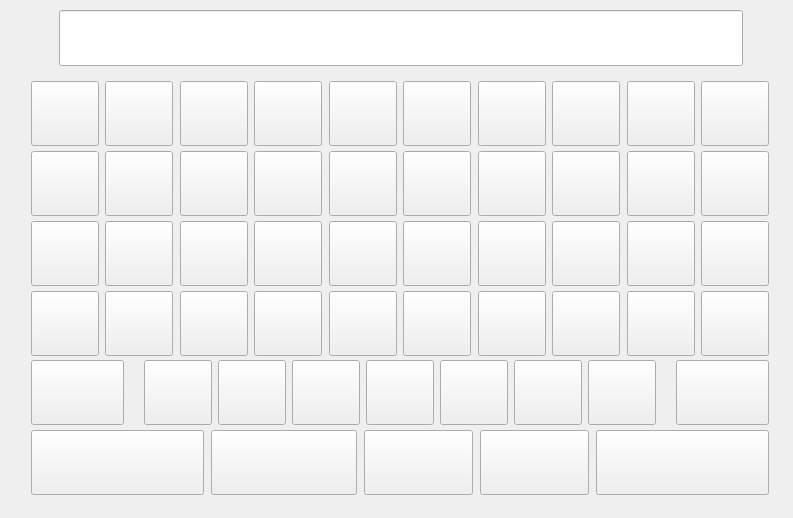
<?xml version="1.0" encoding="UTF-8"?>
<ui version="4.0">
 <class>Keyboard</class>
 <widget class="QWidget" name="Keyboard">
  <property name="geometry">
   <rect>
    <x>0</x>
    <y>0</y>
    <width>793</width>
    <height>518</height>
   </rect>
  </property>
  <property name="windowTitle">
   <string>Form</string>
  </property>
  <widget class="QWidget" name="background" native="true">
   <property name="geometry">
    <rect>
     <x>0</x>
     <y>0</y>
     <width>793</width>
     <height>518</height>
    </rect>
   </property>
   <widget class="QLineEdit" name="lineEdit">
    <property name="geometry">
     <rect>
      <x>59</x>
      <y>10</y>
      <width>684</width>
      <height>56</height>
     </rect>
    </property>
   </widget>
   <widget class="QPushButton" name="pushButton_Tilde">
    <property name="geometry">
     <rect>
      <x>31</x>
      <y>81</y>
      <width>68</width>
      <height>65</height>
     </rect>
    </property>
    <property name="focusPolicy">
     <enum>Qt::NoFocus</enum>
    </property>
    <property name="text">
     <string/>
    </property>
   </widget>
   <widget class="QPushButton" name="pushButton_Less_Than">
    <property name="geometry">
     <rect>
      <x>105</x>
      <y>81</y>
      <width>68</width>
      <height>65</height>
     </rect>
    </property>
    <property name="focusPolicy">
     <enum>Qt::NoFocus</enum>
    </property>
    <property name="text">
     <string/>
    </property>
   </widget>
   <widget class="QPushButton" name="pushButton_More_Than">
    <property name="geometry">
     <rect>
      <x>180</x>
      <y>81</y>
      <width>68</width>
      <height>65</height>
     </rect>
    </property>
    <property name="focusPolicy">
     <enum>Qt::NoFocus</enum>
    </property>
    <property name="text">
     <string/>
    </property>
   </widget>
   <widget class="QPushButton" name="pushButton_Quotation_Marks">
    <property name="geometry">
     <rect>
      <x>254</x>
      <y>81</y>
      <width>68</width>
      <height>65</height>
     </rect>
    </property>
    <property name="focusPolicy">
     <enum>Qt::NoFocus</enum>
    </property>
    <property name="text">
     <string/>
    </property>
   </widget>
   <widget class="QPushButton" name="pushButton_Semicolon">
    <property name="geometry">
     <rect>
      <x>329</x>
      <y>81</y>
      <width>68</width>
      <height>65</height>
     </rect>
    </property>
    <property name="focusPolicy">
     <enum>Qt::NoFocus</enum>
    </property>
    <property name="text">
     <string/>
    </property>
   </widget>
   <widget class="QPushButton" name="pushButton_Question_Marks">
    <property name="geometry">
     <rect>
      <x>403</x>
      <y>81</y>
      <width>68</width>
      <height>65</height>
     </rect>
    </property>
    <property name="focusPolicy">
     <enum>Qt::NoFocus</enum>
    </property>
    <property name="text">
     <string/>
    </property>
   </widget>
   <widget class="QPushButton" name="pushButton_Minus">
    <property name="geometry">
     <rect>
      <x>478</x>
      <y>81</y>
      <width>68</width>
      <height>65</height>
     </rect>
    </property>
    <property name="focusPolicy">
     <enum>Qt::NoFocus</enum>
    </property>
    <property name="text">
     <string/>
    </property>
   </widget>
   <widget class="QPushButton" name="pushButton_Plus">
    <property name="geometry">
     <rect>
      <x>552</x>
      <y>81</y>
      <width>68</width>
      <height>65</height>
     </rect>
    </property>
    <property name="focusPolicy">
     <enum>Qt::NoFocus</enum>
    </property>
    <property name="text">
     <string/>
    </property>
   </widget>
   <widget class="QPushButton" name="pushButton_Left_Parenthesis">
    <property name="geometry">
     <rect>
      <x>627</x>
      <y>81</y>
      <width>68</width>
      <height>65</height>
     </rect>
    </property>
    <property name="focusPolicy">
     <enum>Qt::NoFocus</enum>
    </property>
    <property name="text">
     <string/>
    </property>
   </widget>
   <widget class="QPushButton" name="pushButton_Right_Parenthesis">
    <property name="geometry">
     <rect>
      <x>701</x>
      <y>81</y>
      <width>68</width>
      <height>65</height>
     </rect>
    </property>
    <property name="focusPolicy">
     <enum>Qt::NoFocus</enum>
    </property>
    <property name="text">
     <string/>
    </property>
   </widget>
   <widget class="QPushButton" name="pushButton_1">
    <property name="geometry">
     <rect>
      <x>31</x>
      <y>151</y>
      <width>68</width>
      <height>65</height>
     </rect>
    </property>
    <property name="focusPolicy">
     <enum>Qt::NoFocus</enum>
    </property>
    <property name="text">
     <string/>
    </property>
   </widget>
   <widget class="QPushButton" name="pushButton_Q">
    <property name="geometry">
     <rect>
      <x>31</x>
      <y>221</y>
      <width>68</width>
      <height>65</height>
     </rect>
    </property>
    <property name="focusPolicy">
     <enum>Qt::NoFocus</enum>
    </property>
    <property name="text">
     <string/>
    </property>
   </widget>
   <widget class="QPushButton" name="pushButton_A">
    <property name="geometry">
     <rect>
      <x>31</x>
      <y>291</y>
      <width>68</width>
      <height>65</height>
     </rect>
    </property>
    <property name="focusPolicy">
     <enum>Qt::NoFocus</enum>
    </property>
    <property name="text">
     <string/>
    </property>
   </widget>
   <widget class="QPushButton" name="pushButton_2">
    <property name="geometry">
     <rect>
      <x>105</x>
      <y>151</y>
      <width>68</width>
      <height>65</height>
     </rect>
    </property>
    <property name="focusPolicy">
     <enum>Qt::NoFocus</enum>
    </property>
    <property name="text">
     <string/>
    </property>
   </widget>
   <widget class="QPushButton" name="pushButton_W">
    <property name="geometry">
     <rect>
      <x>105</x>
      <y>221</y>
      <width>68</width>
      <height>65</height>
     </rect>
    </property>
    <property name="focusPolicy">
     <enum>Qt::NoFocus</enum>
    </property>
    <property name="text">
     <string/>
    </property>
   </widget>
   <widget class="QPushButton" name="pushButton_S">
    <property name="geometry">
     <rect>
      <x>105</x>
      <y>291</y>
      <width>68</width>
      <height>65</height>
     </rect>
    </property>
    <property name="focusPolicy">
     <enum>Qt::NoFocus</enum>
    </property>
    <property name="text">
     <string/>
    </property>
   </widget>
   <widget class="QPushButton" name="pushButton_3">
    <property name="geometry">
     <rect>
      <x>180</x>
      <y>151</y>
      <width>68</width>
      <height>65</height>
     </rect>
    </property>
    <property name="focusPolicy">
     <enum>Qt::NoFocus</enum>
    </property>
    <property name="text">
     <string/>
    </property>
   </widget>
   <widget class="QPushButton" name="pushButton_E">
    <property name="geometry">
     <rect>
      <x>180</x>
      <y>221</y>
      <width>68</width>
      <height>65</height>
     </rect>
    </property>
    <property name="focusPolicy">
     <enum>Qt::NoFocus</enum>
    </property>
    <property name="text">
     <string/>
    </property>
   </widget>
   <widget class="QPushButton" name="pushButton_D">
    <property name="geometry">
     <rect>
      <x>180</x>
      <y>291</y>
      <width>68</width>
      <height>65</height>
     </rect>
    </property>
    <property name="focusPolicy">
     <enum>Qt::NoFocus</enum>
    </property>
    <property name="text">
     <string/>
    </property>
   </widget>
   <widget class="QPushButton" name="pushButton_4">
    <property name="geometry">
     <rect>
      <x>254</x>
      <y>151</y>
      <width>68</width>
      <height>65</height>
     </rect>
    </property>
    <property name="focusPolicy">
     <enum>Qt::NoFocus</enum>
    </property>
    <property name="text">
     <string/>
    </property>
   </widget>
   <widget class="QPushButton" name="pushButton_R">
    <property name="geometry">
     <rect>
      <x>254</x>
      <y>221</y>
      <width>68</width>
      <height>65</height>
     </rect>
    </property>
    <property name="focusPolicy">
     <enum>Qt::NoFocus</enum>
    </property>
    <property name="text">
     <string/>
    </property>
   </widget>
   <widget class="QPushButton" name="pushButton_F">
    <property name="geometry">
     <rect>
      <x>254</x>
      <y>291</y>
      <width>68</width>
      <height>65</height>
     </rect>
    </property>
    <property name="focusPolicy">
     <enum>Qt::NoFocus</enum>
    </property>
    <property name="text">
     <string/>
    </property>
   </widget>
   <widget class="QPushButton" name="pushButton_5">
    <property name="geometry">
     <rect>
      <x>329</x>
      <y>151</y>
      <width>68</width>
      <height>65</height>
     </rect>
    </property>
    <property name="focusPolicy">
     <enum>Qt::NoFocus</enum>
    </property>
    <property name="text">
     <string/>
    </property>
   </widget>
   <widget class="QPushButton" name="pushButton_T">
    <property name="geometry">
     <rect>
      <x>329</x>
      <y>221</y>
      <width>68</width>
      <height>65</height>
     </rect>
    </property>
    <property name="focusPolicy">
     <enum>Qt::NoFocus</enum>
    </property>
    <property name="text">
     <string/>
    </property>
   </widget>
   <widget class="QPushButton" name="pushButton_G">
    <property name="geometry">
     <rect>
      <x>329</x>
      <y>291</y>
      <width>68</width>
      <height>65</height>
     </rect>
    </property>
    <property name="focusPolicy">
     <enum>Qt::NoFocus</enum>
    </property>
    <property name="text">
     <string/>
    </property>
   </widget>
   <widget class="QPushButton" name="pushButton_6">
    <property name="geometry">
     <rect>
      <x>403</x>
      <y>151</y>
      <width>68</width>
      <height>65</height>
     </rect>
    </property>
    <property name="focusPolicy">
     <enum>Qt::NoFocus</enum>
    </property>
    <property name="text">
     <string/>
    </property>
   </widget>
   <widget class="QPushButton" name="pushButton_Y">
    <property name="geometry">
     <rect>
      <x>403</x>
      <y>221</y>
      <width>68</width>
      <height>65</height>
     </rect>
    </property>
    <property name="focusPolicy">
     <enum>Qt::NoFocus</enum>
    </property>
    <property name="text">
     <string/>
    </property>
   </widget>
   <widget class="QPushButton" name="pushButton_H">
    <property name="geometry">
     <rect>
      <x>403</x>
      <y>291</y>
      <width>68</width>
      <height>65</height>
     </rect>
    </property>
    <property name="focusPolicy">
     <enum>Qt::NoFocus</enum>
    </property>
    <property name="text">
     <string/>
    </property>
   </widget>
   <widget class="QPushButton" name="pushButton_7">
    <property name="geometry">
     <rect>
      <x>478</x>
      <y>151</y>
      <width>68</width>
      <height>65</height>
     </rect>
    </property>
    <property name="focusPolicy">
     <enum>Qt::NoFocus</enum>
    </property>
    <property name="text">
     <string/>
    </property>
   </widget>
   <widget class="QPushButton" name="pushButton_U">
    <property name="geometry">
     <rect>
      <x>478</x>
      <y>221</y>
      <width>68</width>
      <height>65</height>
     </rect>
    </property>
    <property name="focusPolicy">
     <enum>Qt::NoFocus</enum>
    </property>
    <property name="text">
     <string/>
    </property>
   </widget>
   <widget class="QPushButton" name="pushButton_J">
    <property name="geometry">
     <rect>
      <x>478</x>
      <y>291</y>
      <width>68</width>
      <height>65</height>
     </rect>
    </property>
    <property name="focusPolicy">
     <enum>Qt::NoFocus</enum>
    </property>
    <property name="text">
     <string/>
    </property>
   </widget>
   <widget class="QPushButton" name="pushButton_8">
    <property name="geometry">
     <rect>
      <x>552</x>
      <y>151</y>
      <width>68</width>
      <height>65</height>
     </rect>
    </property>
    <property name="focusPolicy">
     <enum>Qt::NoFocus</enum>
    </property>
    <property name="text">
     <string/>
    </property>
   </widget>
   <widget class="QPushButton" name="pushButton_I">
    <property name="geometry">
     <rect>
      <x>552</x>
      <y>221</y>
      <width>68</width>
      <height>65</height>
     </rect>
    </property>
    <property name="focusPolicy">
     <enum>Qt::NoFocus</enum>
    </property>
    <property name="text">
     <string/>
    </property>
   </widget>
   <widget class="QPushButton" name="pushButton_K">
    <property name="geometry">
     <rect>
      <x>552</x>
      <y>291</y>
      <width>68</width>
      <height>65</height>
     </rect>
    </property>
    <property name="focusPolicy">
     <enum>Qt::NoFocus</enum>
    </property>
    <property name="text">
     <string/>
    </property>
   </widget>
   <widget class="QPushButton" name="pushButton_9">
    <property name="geometry">
     <rect>
      <x>627</x>
      <y>151</y>
      <width>68</width>
      <height>65</height>
     </rect>
    </property>
    <property name="focusPolicy">
     <enum>Qt::NoFocus</enum>
    </property>
    <property name="text">
     <string/>
    </property>
   </widget>
   <widget class="QPushButton" name="pushButton_O">
    <property name="geometry">
     <rect>
      <x>627</x>
      <y>221</y>
      <width>68</width>
      <height>65</height>
     </rect>
    </property>
    <property name="focusPolicy">
     <enum>Qt::NoFocus</enum>
    </property>
    <property name="text">
     <string/>
    </property>
   </widget>
   <widget class="QPushButton" name="pushButton_L">
    <property name="geometry">
     <rect>
      <x>627</x>
      <y>291</y>
      <width>68</width>
      <height>65</height>
     </rect>
    </property>
    <property name="focusPolicy">
     <enum>Qt::NoFocus</enum>
    </property>
    <property name="text">
     <string/>
    </property>
   </widget>
   <widget class="QPushButton" name="pushButton_0">
    <property name="geometry">
     <rect>
      <x>701</x>
      <y>151</y>
      <width>68</width>
      <height>65</height>
     </rect>
    </property>
    <property name="focusPolicy">
     <enum>Qt::NoFocus</enum>
    </property>
    <property name="text">
     <string/>
    </property>
   </widget>
   <widget class="QPushButton" name="pushButton_P">
    <property name="geometry">
     <rect>
      <x>701</x>
      <y>221</y>
      <width>68</width>
      <height>65</height>
     </rect>
    </property>
    <property name="focusPolicy">
     <enum>Qt::NoFocus</enum>
    </property>
    <property name="text">
     <string/>
    </property>
   </widget>
   <widget class="QPushButton" name="pushButton_Colon">
    <property name="geometry">
     <rect>
      <x>701</x>
      <y>291</y>
      <width>68</width>
      <height>65</height>
     </rect>
    </property>
    <property name="focusPolicy">
     <enum>Qt::NoFocus</enum>
    </property>
    <property name="text">
     <string/>
    </property>
   </widget>
   <widget class="QPushButton" name="pushButton_Caps_Lock">
    <property name="geometry">
     <rect>
      <x>31</x>
      <y>360</y>
      <width>93</width>
      <height>65</height>
     </rect>
    </property>
    <property name="focusPolicy">
     <enum>Qt::NoFocus</enum>
    </property>
    <property name="text">
     <string/>
    </property>
   </widget>
   <widget class="QPushButton" name="pushButton_Z">
    <property name="geometry">
     <rect>
      <x>144</x>
      <y>360</y>
      <width>68</width>
      <height>65</height>
     </rect>
    </property>
    <property name="focusPolicy">
     <enum>Qt::NoFocus</enum>
    </property>
    <property name="text">
     <string/>
    </property>
   </widget>
   <widget class="QPushButton" name="pushButton_X">
    <property name="geometry">
     <rect>
      <x>218</x>
      <y>360</y>
      <width>68</width>
      <height>65</height>
     </rect>
    </property>
    <property name="focusPolicy">
     <enum>Qt::NoFocus</enum>
    </property>
    <property name="text">
     <string/>
    </property>
   </widget>
   <widget class="QPushButton" name="pushButton_C">
    <property name="geometry">
     <rect>
      <x>292</x>
      <y>360</y>
      <width>68</width>
      <height>65</height>
     </rect>
    </property>
    <property name="focusPolicy">
     <enum>Qt::NoFocus</enum>
    </property>
    <property name="text">
     <string/>
    </property>
   </widget>
   <widget class="QPushButton" name="pushButton_V">
    <property name="geometry">
     <rect>
      <x>366</x>
      <y>360</y>
      <width>68</width>
      <height>65</height>
     </rect>
    </property>
    <property name="focusPolicy">
     <enum>Qt::NoFocus</enum>
    </property>
    <property name="text">
     <string/>
    </property>
   </widget>
   <widget class="QPushButton" name="pushButton_B">
    <property name="geometry">
     <rect>
      <x>440</x>
      <y>360</y>
      <width>68</width>
      <height>65</height>
     </rect>
    </property>
    <property name="focusPolicy">
     <enum>Qt::NoFocus</enum>
    </property>
    <property name="text">
     <string/>
    </property>
   </widget>
   <widget class="QPushButton" name="pushButton_N">
    <property name="geometry">
     <rect>
      <x>514</x>
      <y>360</y>
      <width>68</width>
      <height>65</height>
     </rect>
    </property>
    <property name="focusPolicy">
     <enum>Qt::NoFocus</enum>
    </property>
    <property name="text">
     <string/>
    </property>
   </widget>
   <widget class="QPushButton" name="pushButton_M">
    <property name="geometry">
     <rect>
      <x>588</x>
      <y>360</y>
      <width>68</width>
      <height>65</height>
     </rect>
    </property>
    <property name="focusPolicy">
     <enum>Qt::NoFocus</enum>
    </property>
    <property name="text">
     <string/>
    </property>
   </widget>
   <widget class="QPushButton" name="pushButton_Backspace">
    <property name="geometry">
     <rect>
      <x>676</x>
      <y>360</y>
      <width>93</width>
      <height>65</height>
     </rect>
    </property>
    <property name="focusPolicy">
     <enum>Qt::NoFocus</enum>
    </property>
    <property name="text">
     <string/>
    </property>
   </widget>
   <widget class="QPushButton" name="pushButton_Esc">
    <property name="geometry">
     <rect>
      <x>31</x>
      <y>430</y>
      <width>173</width>
      <height>65</height>
     </rect>
    </property>
    <property name="focusPolicy">
     <enum>Qt::NoFocus</enum>
    </property>
    <property name="text">
     <string/>
    </property>
   </widget>
   <widget class="QPushButton" name="pushButton_Space">
    <property name="geometry">
     <rect>
      <x>211</x>
      <y>430</y>
      <width>146</width>
      <height>65</height>
     </rect>
    </property>
    <property name="focusPolicy">
     <enum>Qt::NoFocus</enum>
    </property>
    <property name="text">
     <string/>
    </property>
   </widget>
   <widget class="QPushButton" name="pushButton_Go_Left">
    <property name="geometry">
     <rect>
      <x>364</x>
      <y>430</y>
      <width>109</width>
      <height>65</height>
     </rect>
    </property>
    <property name="focusPolicy">
     <enum>Qt::NoFocus</enum>
    </property>
    <property name="text">
     <string/>
    </property>
   </widget>
   <widget class="QPushButton" name="pushButton_Go_Right">
    <property name="geometry">
     <rect>
      <x>480</x>
      <y>430</y>
      <width>109</width>
      <height>65</height>
     </rect>
    </property>
    <property name="focusPolicy">
     <enum>Qt::NoFocus</enum>
    </property>
    <property name="text">
     <string/>
    </property>
   </widget>
   <widget class="QPushButton" name="pushButton_Enter">
    <property name="geometry">
     <rect>
      <x>596</x>
      <y>430</y>
      <width>173</width>
      <height>65</height>
     </rect>
    </property>
    <property name="focusPolicy">
     <enum>Qt::NoFocus</enum>
    </property>
    <property name="text">
     <string/>
    </property>
   </widget>
  </widget>
 </widget>
 <resources/>
 <connections/>
</ui>
